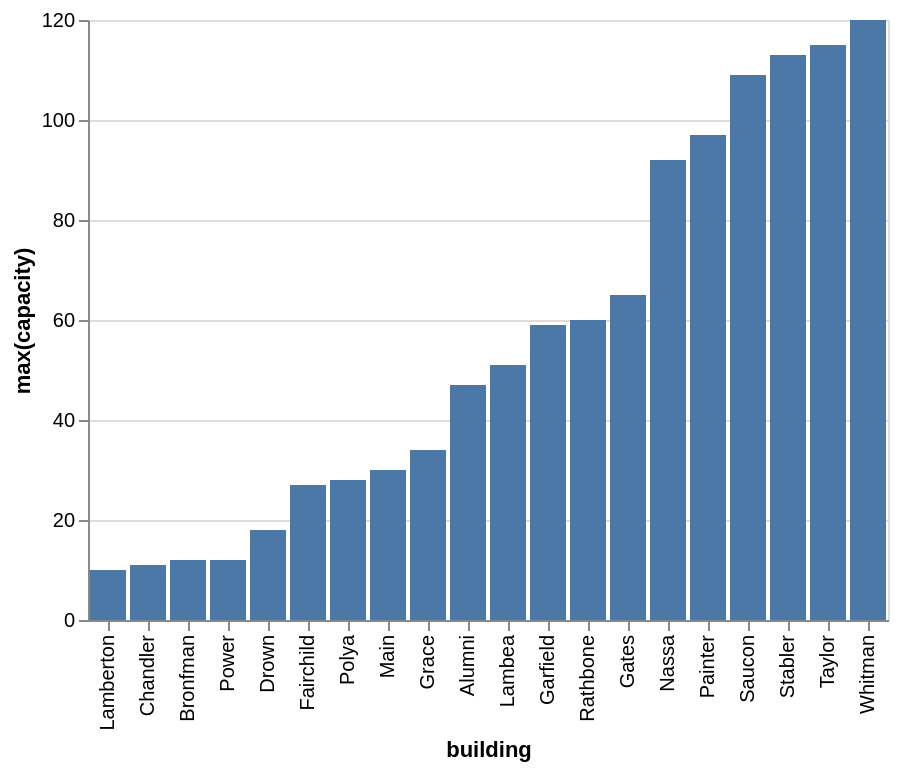

Specify this chart in Vega-Lite:
### Vega-Lite specification from a JSON file in a GitHub repository (floating-point values rounded to 4 significant figures)
{"data": {"values": [{"x_data": "Lamberton", "y_data": 10}, {"x_data": "Chandler", "y_data": 11}, {"x_data": "Bronfman", "y_data": 12}, {"x_data": "Power", "y_data": 12}, {"x_data": "Drown", "y_data": 18}, {"x_data": "Fairchild", "y_data": 27}, {"x_data": "Polya", "y_data": 28}, {"x_data": "Main", "y_data": 30}, {"x_data": "Grace", "y_data": 34}, {"x_data": "Alumni", "y_data": 47}, {"x_data": "Lambea", "y_data": 51}, {"x_data": "Garfield", "y_data": 59}, {"x_data": "Rathbone", "y_data": 60}, {"x_data": "Gates", "y_data": 65}, {"x_data": "Nassa", "y_data": 92}, {"x_data": "Painter", "y_data": 97}, {"x_data": "Saucon", "y_data": 109}, {"x_data": "Stabler", "y_data": 113}, {"x_data": "Taylor", "y_data": 115}, {"x_data": "Whitman", "y_data": 120}]}, "mark": "bar", "encoding": {"x": {"field": "x_data", "type": "nominal", "title": "building", "sort": {"op": "sum", "field": "y_data", "order": "ascending"}}, "y": {"field": "y_data", "type": "quantitative", "title": "max(capacity)"}}}
